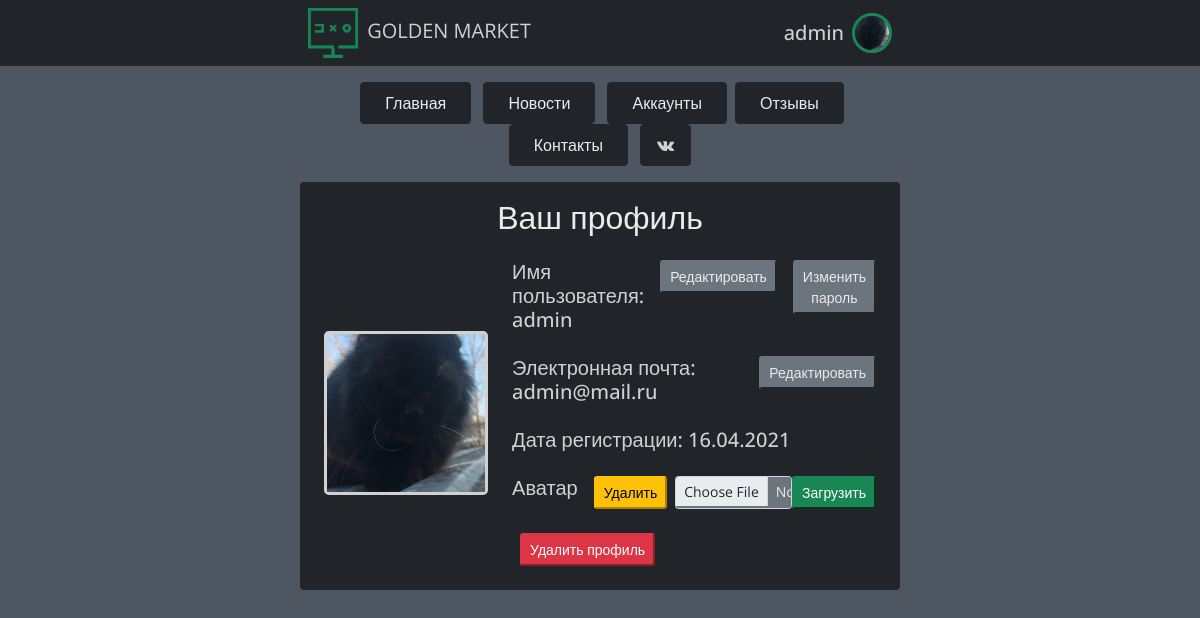
The page /profile (signed in) on the database as committed earlier.
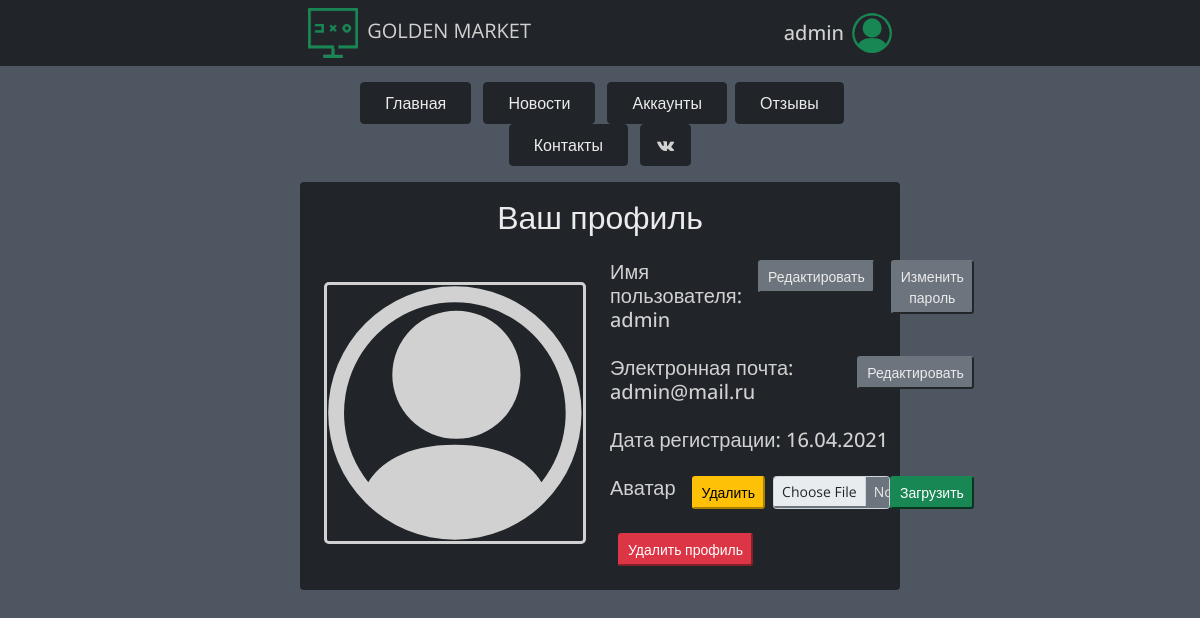
The same page on the database as committed later.
### data/users.py (models this page shows, shortened)
class User(SqlAlchemyBase, UserMixin):   # таблица пользователей
    __tablename__ = 'users'
    id = sqlalchemy.Column(sqlalchemy.Integer,
                           primary_key=True, autoincrement=True)
    name = sqlalchemy.Column(sqlalchemy.String, nullable=True)
    email = sqlalchemy.Column(sqlalchemy.String,
                              index=True, unique=True, nullable=True)
    photo = sqlalchemy.Column(sqlalchemy.String,
                              index=True, unique=False, nullable=True, default='-')
    is_photo = sqlalchemy.Column(sqlalchemy.Boolean,
                                 index=True, unique=False, nullable=True, default=0)
    hashed_password = sqlalchemy.Column(sqlalchemy.String, nullable=True)
    created_date = sqlalchemy.Column(sqlalchemy.DateTime,
                                     default=datetime.datetime.now)
    news = orm.relation("News", back_populates='user')

### main.py (the view, shortened to what this page needs)
@app.route('/profile', methods=['GET', 'POST'])  # страница профиля
@login_required
def profile():
    return render_template('profile.html', name=current_user.name,
                           photo=current_user.photo, email=current_user.email,
                           created_date=str(current_user.created_date).split()[0].split('-'),
                           title=current_user.name, is_photo=current_user.is_photo)

### data/db_session.py (called while the page is built)
def create_session() -> Session:
    global __factory
    return __factory()

### main.py (called while the page is built)
@login_manager.user_loader  # функция загрузки пользователя
def load_user(user_id):
    db_sess = db_session.create_session()
    return db_sess.query(User).get(user_id)

### templates/profile.html (shortened to what this page needs)
{% extends "base.html" %}
{% block content %}
<div class="container w-50 bg-dark rounded mt-3 p-3">
    {% if not current_user.is_authenticated %}
    <h2>Вы не авторизованы!!!</h2>
    {% else %}
    <div class="text-center mb-4"><h2 class="simple-btn">Ваш профиль</h2></div>
    <div class="d-flex m-2">
        {% if current_user.is_photo %}
        <div class="white-border border border-3 rounded-3 m-auto">
            <img src="{{ photo }}" width="256" height="256">
        </div>
        {% else %}
        <div class="white-border border border-3 rounded-3 m-auto">
        </div>
        {% endif %}
        <div class="container p-0 text-start ms-4">
            <div class="d-flex mb-4">
                <h5 class="my-auto">Имя пользователя: {{ name }}</h5>
                <a href="/redact_name">
                    <button class="simple-btn btn-sm btn-secondary ms-3">Редактировать</button>
                </a>
                <a href="/redact_password">
                    <button class="simple-btn btn-sm btn-secondary ms-3">Изменить пароль</button>
                </a>
            </div>
            <div class="d-flex my-4">
                <h5 class="my-auto">Электронная почта: {{ email }}</h5>
                <a href="/redact_mail">
                    <button class="simple-btn btn-sm btn-secondary ms-3">Редактировать</button>
                </a>
            </div>
            <div class="d-flex my-4">
                <h5 class="my-auto">Дата регистрации: {{ created_date[2] }}.{{ created_date[1]
                    }}.{{ created_date[0] }}</h5>
            </div>
            <div class="d-flex my-4">
                <h5>Аватар</h5>
                <a href="/delete_avatar">
                    <button class="btn-sm btn-warning ms-3 me-2" type="button">
                        Удалить
                    </button>
                </a>
                <form method="post" enctype="multipart/form-data" class="d-flex">
                    <input class="form-control form-control-sm bg-secondary simple-btn" type="file"
                           name="file">
                    <button type="submit" class="btn-sm btn-success">Загрузить</button>
                </form>
            </div>
            <div class="d-flex mt-4">
                <a href="/delete">
                    <button class="btn-sm btn-danger ms-2">Удалить профиль</button>
                </a>
            </div>
        </div>
    </div>
    {% endif %}
</div>
{% endblock %}

### templates/base.html (shortened to what this page needs)
<!DOCTYPE html>
<html lang="en" style="">
<head>
    <link href="https://cdn.jsdelivr.net/npm/bootstrap@5.0.0-beta3/dist/css/bootstrap.min.css"
          rel="stylesheet"
>
    <link rel="stylesheet"
          href="https://maxcdn.bootstrapcdn.com/font-awesome/4.7.0/css/font-awesome.min.css">
    <link rel="stylesheet" href="static/css/style.css" type="text/css">
</head>
<body class="container-fluid p-0">
<header class="container-fluid bg-dark p-0 m-0">
    <nav class="navbar navbar-white bg-dark p-0 m-0 w-50 mx-auto">
        <div class="navbar-brand text-center m-2 p-0">
            <a href="/">
                <img src="{{ url_for('static', filename='img/site-logo.png') }}"
                     class="me-1" width="50" height="50">
            </a>
            GOLDEN MARKET
        </div>
        {% if current_user.is_authenticated %}
        <div class="dropdown d-flex m-2 p-0">
            <h5 class="dropdown my-auto mx-2" id="dropdownMenuLabel"
                data-toggle="dropdown"
                aria-haspopup="true" aria-expanded="false">{{ current_user.name }}</h5>
            <button class="dropdown bg-dark border-0 p-0" type="button" id="dropdownMenuButton"
                    data-toggle="dropdown"
                    aria-haspopup="true" aria-expanded="false">
                {% if is_photo %}
                <img src="{{ photo }}" width="40" height="40"
                     class="rounded-circle border border-3 border-success">
                {% endif %}
            </button>
        </div>
        {% endif %}
    </nav>
</header>
<main>
    <div class="container-fluid w-50 mt-3 p-0 text-center rounded-3">
        <a href="/" class="mx-1">
            <button class="simple-btn btn btn-dark px-4 py-2">Главная</button>
        </a>
        <a href="/news" class="mx-1">
            <button class="simple-btn btn btn-dark px-4 py-2">Новости</button>
        </a>
        <a href="/market" class="mx-1">
            <button class="simple-btn btn btn-dark mx-auto px-4 py-2">Аккаунты</button>
        </a>
        <a class="mx-auto" href="/reviews">
            <button class="simple-btn btn btn-dark px-4 py-2">Отзывы</button>
        </a>
        <a href="/contacts" class="mx-1">
            <button class="simple-btn btn btn-dark px-4 py-2">Контакты</button>
        </a>
        <a href="https://vk.com/public203487503" class="mx-1" target="_blank">
            <button class="btn btn-dark px-3 py-2">
                <i class="fa fa-vk w-100" aria-hidden="true"></i>
            </button>
        </a>
    </div>
    {% block content %}
    {% endblock %}
</main>
</body>
</html>

### static/css/style.css (style rules this page uses)
a { text-decoration: none !important; border: none !important; }

### templates/base.html (style rules this page uses)
* { font-family: 'Open Sans', sans-serif; color: #d1d1d1; }
body { background-color: #4e5761; }
.white-border { border-color: #d1d1d1 !important; }
.simple-btn { color: #ebebeb !important; }
img { max-width:100%; height: 100%; }

Rows that differ between the two databases and show on the page:
changed User "admin": is_photo True → False (drawn); photo: picture removed
